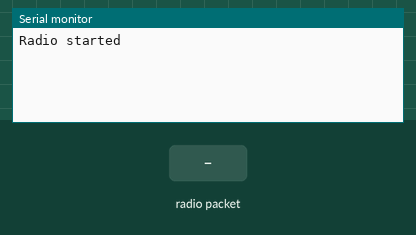
This sketch was run on a simulated Arduino Mega 2560, built with avr-gcc and run on an emulated ATmega2560. Shown: the last lines printed to the serial monitor. Inputs (shaded band) come from the test bench. No radio packets arrive unless stated.

Above: at 1.2 s.
1.3 s: radio packet "1" arrives
At 2.3 s:
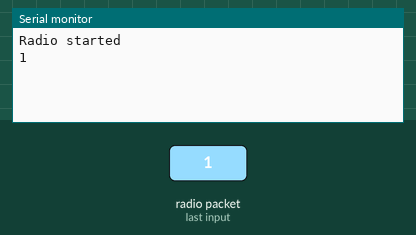
2.8 s: radio packet "0" arrives
At 3.5 s:
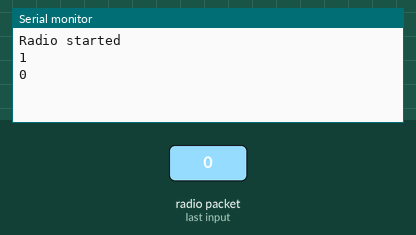
4.3 s: radio packet "2" arrives
At 5.8 s:
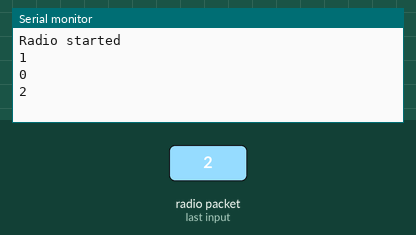

The sketch:

SendStringRecieve.ino
```cpp
#include <Arduino.h>
#include <SPI.h>                      //the communication interface with the modem
#include "RF24.h"                     //the library which helps us to control the radio modem

#define CE_PIN  22
#define CSN_PIN 21
// instantiate an object for the nRF24L01 transceiver
RF24 radio(CE_PIN, CSN_PIN);

uint8_t address[][6] = { "1Node", "2Node" };
bool radioNumber = 0;
bool role = false;  // true = TX node, false = RX node

int msg[32];


void setup(){
  Serial.begin(115200);
  while (!Serial) {
    // some boards need to wait to ensure access to serial over USB
  }
  if (!radio.begin()) {
    Serial.println(F("radio hardware is not responding!!"));
    while (1) {}  // hold in infinite loop
  }

  Serial.println(F("Radio started"));

  radio.setPALevel(RF24_PA_LOW);  // RF24_PA_MAX is default.

  radio.openWritingPipe(address[radioNumber]);  // always uses pipe 0
  radio.openReadingPipe(1, address[!radioNumber]);  // using pipe 1

  if (role) {
    radio.stopListening();  // put radio in TX mode
  } else {
    radio.startListening();  // put radio in RX mode
  }
}

void loop() {
  if (radio.available()) {
    char text[32] = "";
    radio.read(&text, sizeof(text));
    Serial.println(text);
  }
}
```

Measured:
- after the input at 1.3 s, the serial monitor: prints a new line at once (image 1)
- after the input at 2.8 s, the serial monitor: prints a new line at once (image 2)
- after the input at 4.3 s, the serial monitor: prints a new line at once (image 3)
